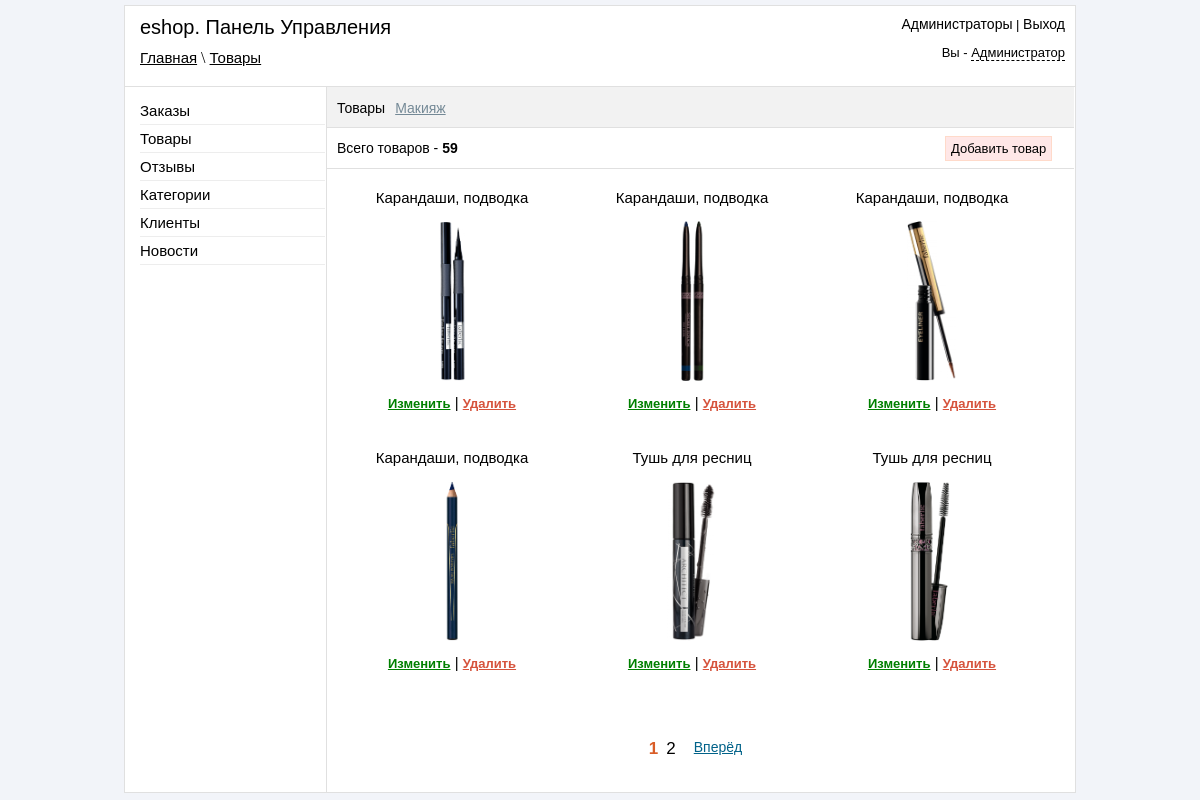
/admin/tovar.php?cat=makeup (signed in), run on the app's committed database.
### tables this page shows
CREATE TABLE IF NOT EXISTS `table_products` (
  `products_id` int(11) NOT NULL,
  `title` varchar(255) NOT NULL,
  `price` int(11) NOT NULL,
  `brand` varchar(255) NOT NULL,
  `seo_words` text NOT NULL,
  `seo_description` text NOT NULL,
  `mini_description` text NOT NULL,
  `mini_features` text NOT NULL,
  `image` varchar(255) NOT NULL,
  `description` text NOT NULL,
  `features` text NOT NULL,
  `how_to_use` text NOT NULL,
  `datetime` datetime NOT NULL,
  `new` int(11) NOT NULL DEFAULT '0',
  `leader` int(11) NOT NULL DEFAULT '0',
  `sale` int(11) NOT NULL DEFAULT '0',
  `visible` int(11) NOT NULL DEFAULT '0',
  `count` int(11) NOT NULL DEFAULT '0',
  `type_tovara` varchar(255) NOT NULL,
  `brand_id` int(11) NOT NULL,
  `yes_like` int(11) NOT NULL DEFAULT '1',
  `short_title` varchar(50) NOT NULL
);

### admin/tovar.php (the view, shortened to what this page needs)
<?php
if ($_SESSION['auth_admin'] == "yes_auth")
{
	include 'include/db_connect.php';
$cat = $_GET["cat"];
if (isset($cat))
{
	switch ($cat) {
		case 'makeup':
		$cat_name = 'Макияж';
		$url = "cat=makeup&";
		$cat = "WHERE type_tovara='makeup'";
		break;
	}
}
else
{
		$cat_name = 'Все товары';
		$url = "";
		$cat = "";
}
?>
<!DOCTYPE html>
<html>
<head>
	<link rel="stylesheet" href="css/reset.css">
	<link rel="stylesheet" href="css/style.css">
	<link rel="stylesheet" href="jquery_confirm/jquery_confirm.css">
</head>
<body>
	<div id="block-body">
	<?php
		include 'include/block-header.php';
		$all_count = mysql_query("SELECT * FROM table_products",$link);
		$all_count_result = mysql_num_rows($all_count);
	?>
	<div id="block-content">
		<div id="block-parameters">
<ul id="options-list">
	<li>Товары</li>
	<li><a id="select-links" href="#"><? echo $cat_name; ?></a>
</li>
</ul>
		</div>
			<div id="block-info">
				<p id="count-style">Всего товаров - <strong><?php echo $all_count_result; ?></strong></p>
				<p align="right" id="add-style" ><a href="add_product.php" >Добавить товар</a></p>
			</div>
<ul id="block-tovar">
<?php
$num = 6;
$page = (int)$_GET['page'];
$count = mysql_query("SELECT COUNT(*) FROM table_products $cat",$link);
$temp = mysql_fetch_array($count);
$post = $temp[0];
$total = (($post - 1) / $num) + 1;
$total =  intval($total);
$page = intval($page);
if(empty($page) or $page < 0) $page = 1;
$start = $page * $num - $num;
if ($temp[0] > 0)
{
$result = mysql_query("SELECT * FROM table_products $cat ORDER BY products_id DESC LIMIT $start, $num",$link);
If (mysql_num_rows($result) > 0)
{
$row = mysql_fetch_array($result);
do
{
	if (strlen($row["image"]) > 0 && file_exists("../upload_images/".$row["image"]))
{
$img_path = '../upload_images/'.$row["image"];
$max_width = 160;
$max_height = 160;
 list($width, $height) = getimagesize($img_path);
$ratioh = $max_height/$height;
$ratiow = $max_width/$width;
$ratio = min($ratioh, $ratiow);
$width = intval($ratio*$width);
$height = intval($ratio*$height);
}else
{
$img_path = "./images/no-image-90.png";
$width = 90;
$height = 164;
}
echo '
<li>
<p>'.$row["brand"].'</p>
<center>
<img src="'.$img_path.'" width="'.$width.'" height="'.$height.'" />
</center>
<p align="center" class="link-action" >
<a class="green" href="edit_product.php?id='.$row["products_id"].'">Изменить</a> | <a rel="tovar.php?'.$url.'id='.$row["products_id"].'&action=delete" class="delete" >Удалить</a>
</p>
</li>
';
} while ($row = mysql_fetch_array($result));
echo'</ul>';
}
}
if ($page != $total) $nextpage = '<li><a class="pstr-next" href="tovar.php?'.$url.'page='. ($page + 1) .'"/>Вперёд</a></li>';
if($page + 1 <= $total) $page1right = '<li><a href="tovar.php?'.$url.'page='. ($page + 1) .'">'. ($page + 1) .'</a></li>';
if ($page+5 < $total)
{
	$strtotal = '<li><p class="nav-point">...</p></li><li><a href="tovar.php?'.$url.'page='.$total.'">'.$total.'</a></li>';
}else
{
	$strtotal = "";
}
?>
<?php
	if ($total > 1)
{
	echo '
	<center>
	<div class="pstrnav">
	<ul>
	';
	echo $pervpage.$page5left.$page4left.$page3left.$page2left.$page1left."<li><a class='pstr-active' href='tovar.php?".$url."page=".$page."'>".$page."</a></li>".$page1right.$page2right.$page3right.$page4right.$page5right.$strtotal.$nextpage;
	echo '
	</center>
	</ul>
	</div>
	';
}
?>
	</div>
</body>
</html>
<?php
	}else
	{
		header("Location: login.php");
	}
?>

### admin/css/style.css (style rules this page uses)
body { background-color: #f2f4f9; }
#block-body { width: 950px; margin: 5px auto; background-color: white; border: 1px solid #e0e0e0; }
#block-header1 a { font: 15px sans-serif; color: black; }
#block-content { width: 747px; min-height: 650px; height: auto; margin-left: 201px; border-left: 1px solid #e0e0e0; }
#block-parameters { height: 40px; border-bottom: 1px solid #e0e0e0; background-color: #f2f2f2; }
#block-info { height: 40px; border-bottom: 1px solid #e0e0e0; }
#count-style { margin-top: 12px; font: 14px sans-serif; margin-left: 10px; position: absolute; }
#block-tovar { margin-top: 10px; }
#block-tovar li { height: 260px; width: 230px; float: left; margin-left: 10px; }
#block-tovar p { margin-top: 10px; font: 15px sans-serif; text-align: center; }
.delete { font:bold 13px sans-serif; color: #d6533c; cursor: pointer; text-decoration: underline; }
.green { font:bold 13px sans-serif; color: green; }
.pstrnav { height: 40px; width: auto; margin-top: 30px; margin-bottom: 20px; display: inline-block; }
.pstrnav li { float: left; margin-top: 10px; }
.pstrnav a { font: 17px sans-serif; text-decoration: none; color: black; display: block; padding-left: 4px; padding-right: 4px; }
a.pstr-prev, a.pstr-next { color: #006289; font: 14px arial; text-decoration: underline; margin-left: 10px; margin-right: 10px; }
.pstrnav a.pstr-active { color: #d95d27; font-weight: bold; }
#options-list > li { float: left; margin-left: 10px; font: 14px sans-serif; margin-top: 13px; }
#options-list > li > a { color: #748996; }
#add-style { margin-top: 12px; margin-left: 618px; position: absolute; }
#add-style > a { font: 13px arial; color: black; text-decoration: none; border: 1px solid #ffdaca; background-color: #ffe7e7; padding-left: 5px; padding-right: 5px; padding-top: 4px; padding-bottom: 4px; }

### data on the page
table_products: brand "Карандаши, подводка", image (picture)
table_products: brand "Карандаши, подводка", image (picture)
table_products: brand "Карандаши, подводка", image (picture)
table_products: brand "Карандаши, подводка", image (picture)
table_products: brand "Тушь для ресниц", image (picture)
table_products: brand "Тушь для ресниц", image (picture)

### other printed values
$_SESSION['urlpage'] "Главная \\ Товары"
$_SESSION['admin_role'] "Администратор"
$cat_name "Макияж"
$all_count_result "59"
$page "1"
$page + 1 "2"
